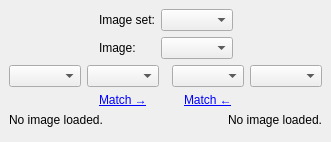
<?xml version="1.0" encoding="UTF-8"?>
<ui version="4.0">
 <class>CodecComparisonWindow</class>
 <widget class="QMainWindow" name="CodecComparisonWindow">
  <property name="windowTitle">
   <string>Codec Comparison Tool</string>
  </property>
  <widget class="QWidget" name="centralwidget">
   <layout class="QVBoxLayout" name="verticalLayout" stretch="0,0,0,1">
    <item>
     <layout class="QHBoxLayout" name="horizontalLayout_5" stretch="1,0,1">
      <item>
       <spacer name="horizontalSpacer">
        <property name="orientation">
         <enum>Qt::Horizontal</enum>
        </property>
       </spacer>
      </item>
      <item>
       <layout class="QFormLayout" name="formLayout">
        <item row="0" column="1">
         <widget class="QComboBox" name="imageSetComboBox"/>
        </item>
        <item row="0" column="0">
         <widget class="QLabel" name="imageSetLabel">
          <property name="text">
           <string>Image set:</string>
          </property>
         </widget>
        </item>
        <item row="1" column="0">
         <widget class="QLabel" name="imageLabel">
          <property name="text">
           <string>Image:</string>
          </property>
         </widget>
        </item>
        <item row="1" column="1">
         <widget class="QComboBox" name="imageComboBox"/>
        </item>
       </layout>
      </item>
      <item>
       <spacer name="horizontalSpacer_2">
        <property name="orientation">
         <enum>Qt::Horizontal</enum>
        </property>
       </spacer>
      </item>
     </layout>
    </item>
    <item>
     <layout class="QHBoxLayout" name="horizontalLayout" stretch="0,1,0">
      <item>
       <layout class="QGridLayout" name="gridLayout">
        <item row="0" column="1">
         <widget class="QComboBox" name="compressionLevel1ComboBox"/>
        </item>
        <item row="0" column="0">
         <widget class="QComboBox" name="codec1ComboBox"/>
        </item>
        <item row="1" column="1">
         <widget class="QLabel" name="match1Label">
          <property name="text">
           <string>&lt;a href=&quot;#match1&quot;&gt;Match →&lt;/a&gt;</string>
          </property>
          <property name="alignment">
           <set>Qt::AlignCenter</set>
          </property>
         </widget>
        </item>
       </layout>
      </item>
      <item>
       <spacer name="horizontalSpacer_3">
        <property name="orientation">
         <enum>Qt::Horizontal</enum>
        </property>
       </spacer>
      </item>
      <item>
       <layout class="QGridLayout" name="gridLayout_2">
        <item row="1" column="0">
         <widget class="QLabel" name="match2Label">
          <property name="text">
           <string>&lt;a href=&quot;#match2&quot;&gt;Match ←&lt;/a&gt;</string>
          </property>
          <property name="alignment">
           <set>Qt::AlignCenter</set>
          </property>
         </widget>
        </item>
        <item row="0" column="1">
         <widget class="QComboBox" name="compressionLevel2ComboBox"/>
        </item>
        <item row="0" column="0">
         <widget class="QComboBox" name="codec2ComboBox"/>
        </item>
       </layout>
      </item>
     </layout>
    </item>
    <item>
     <layout class="QHBoxLayout" name="horizontalLayout_2" stretch="0,1,0,1,0">
      <item>
       <widget class="QLabel" name="size1Label">
        <property name="text">
         <string>No image loaded.</string>
        </property>
       </widget>
      </item>
      <item>
       <spacer name="horizontalSpacer_4">
        <property name="orientation">
         <enum>Qt::Horizontal</enum>
        </property>
       </spacer>
      </item>
      <item>
       <widget class="QLabel" name="renderingModeLabel">
        <property name="text">
         <string/>
        </property>
        <property name="alignment">
         <set>Qt::AlignCenter</set>
        </property>
       </widget>
      </item>
      <item>
       <spacer name="horizontalSpacer_5">
        <property name="orientation">
         <enum>Qt::Horizontal</enum>
        </property>
       </spacer>
      </item>
      <item>
       <widget class="QLabel" name="size2Label">
        <property name="text">
         <string>No image loaded.</string>
        </property>
        <property name="alignment">
         <set>Qt::AlignRight|Qt::AlignTrailing|Qt::AlignVCenter</set>
        </property>
       </widget>
      </item>
     </layout>
    </item>
    <item>
     <widget class="pik::SplitImageView" name="splitImageView" native="true"/>
    </item>
   </layout>
  </widget>
 </widget>
 <customwidgets>
  <customwidget>
   <class>pik::SplitImageView</class>
   <extends>QWidget</extends>
   <header>split_image_view.h</header>
   <container>1</container>
  </customwidget>
 </customwidgets>
 <resources/>
 <connections/>
</ui>
